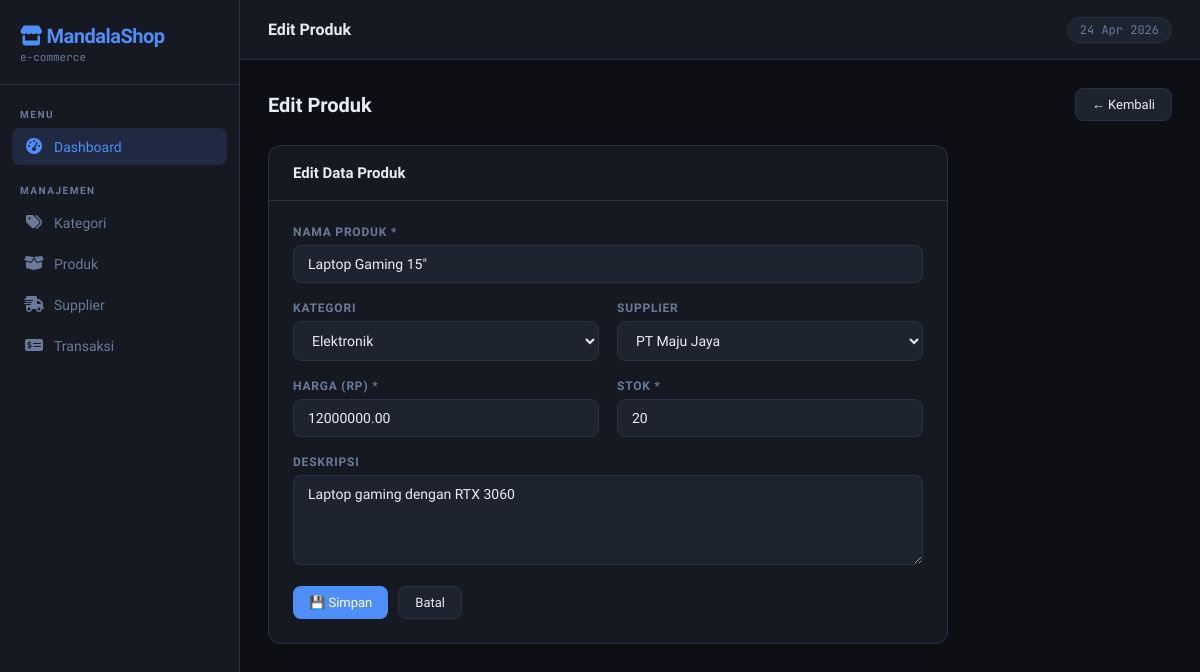
The page /?page=produk&action=edit&id=2 on the database its author committed.
### tables this page shows
CREATE TABLE IF NOT EXISTS produk (
    id INT AUTO_INCREMENT PRIMARY KEY,
    nama VARCHAR(150) NOT NULL,
    kategori_id INT,
    supplier_id INT,
    harga DECIMAL(15,2) NOT NULL DEFAULT 0,
    stok INT NOT NULL DEFAULT 0,
    deskripsi TEXT,
    created_at TIMESTAMP DEFAULT CURRENT_TIMESTAMP,
    FOREIGN KEY (kategori_id) REFERENCES kategori(id) ON DELETE SET NULL,
    FOREIGN KEY (supplier_id) REFERENCES supplier(id) ON DELETE SET NULL
);

CREATE TABLE IF NOT EXISTS kategori (
    id INT AUTO_INCREMENT PRIMARY KEY,
    nama VARCHAR(100) NOT NULL,
    deskripsi TEXT,
    created_at TIMESTAMP DEFAULT CURRENT_TIMESTAMP
);

CREATE TABLE IF NOT EXISTS supplier (
    id INT AUTO_INCREMENT PRIMARY KEY,
    nama VARCHAR(150) NOT NULL,
    email VARCHAR(100),
    telepon VARCHAR(20),
    alamat TEXT,
    created_at TIMESTAMP DEFAULT CURRENT_TIMESTAMP
);

### app/controllers/ProdukController.php (called while the page is built, shortened)
<?php
require_once 'app/models/ProdukModel.php';
class ProdukController extends Controller {
    private $model;
    public function __construct() {
        $this->model = new ProdukModel();
    }
    public function edit($id) {
        $kategoriModel = new KategoriModel();
        $supplierModel = new SupplierModel();
        $this->view('produk/form', [
            'title'     => 'Edit Produk',
            'action'    => "?page=produk&action=update&id={$id}",
            'produk'    => $this->model->getByIdWithRelations($id),
            'kategoris' => $kategoriModel->getAll('nama ASC'),
            'suppliers' => $supplierModel->getAll('nama ASC'),
        ]);
    }
}

### app/models/Model.php (called while the page is built, shortened)
<?php
class Model {
    protected $db;
    protected $table;
    public function __construct() {
        $this->db = new mysqli(DB_HOST, DB_USER, DB_PASS, DB_NAME);
        $this->db->set_charset("utf8");
    }
    public function getAll($orderBy = 'id DESC') {
        $result = $this->db->query("SELECT * FROM {$this->table} ORDER BY {$orderBy}");
        return $result ? $result->fetch_all(MYSQLI_ASSOC) : [];
    }
}

### app/models/ProdukModel.php (called while the page is built, shortened)
<?php
require_once 'Model.php';
class ProdukModel extends Model {
    public function getByIdWithRelations($id) {
        $sql = "SELECT p.*, k.nama AS nama_kategori, s.nama AS nama_supplier
                FROM produk p
                LEFT JOIN kategori k ON p.kategori_id = k.id
                LEFT JOIN supplier s ON p.supplier_id = s.id
                WHERE p.id = {$id}";
        $result = $this->db->query($sql);
        return $result ? $result->fetch_assoc() : null;
    }
}

### app/views/produk/form.php (the view, shortened to what this page needs)
<div class="page-header">
    <h2><?= htmlspecialchars($title) ?></h2>
    <a href="?page=produk" class="btn btn-ghost">← Kembali</a>
</div>
<div class="card" style="max-width:680px">
    <div class="card-header">
        <span class="card-title"><?= $produk ? 'Edit Data Produk' : 'Form Produk Baru' ?></span>
    </div>
    <div class="card-body">
        <form method="POST" action="<?= $action ?>">
            <div class="form-grid">
                <div class="form-group">
                    <label>Nama Produk *</label>
                    <input type="text" name="nama" class="form-control"
                           value="<?= htmlspecialchars($produk['nama'] ?? '') ?>"
                           placeholder="cth: Smartphone Android 128GB" required>
                </div>
                <div class="form-row">
                    <div class="form-group">
                        <label>Kategori</label>
                        <select name="kategori_id" class="form-control">
                            <?php foreach ($kategoris as $k): ?>
                            <option value="<?= $k['id'] ?>"
                                <?= ($produk['kategori_id'] ?? '') == $k['id'] ? 'selected' : '' ?>>
                                <?= htmlspecialchars($k['nama']) ?>
                            </option>
                            <?php endforeach; ?>
                        </select>
                    </div>
                    <div class="form-group">
                        <label>Supplier</label>
                        <select name="supplier_id" class="form-control">
                            <?php foreach ($suppliers as $s): ?>
                            <option value="<?= $s['id'] ?>"
                                <?= ($produk['supplier_id'] ?? '') == $s['id'] ? 'selected' : '' ?>>
                                <?= htmlspecialchars($s['nama']) ?>
                            </option>
                            <?php endforeach; ?>
                        </select>
                    </div>
                </div>
                <div class="form-row">
                    <div class="form-group">
                        <label>Harga (Rp) *</label>
                        <input type="number" name="harga" class="form-control"
                               value="<?= $produk['harga'] ?? '' ?>"
                               placeholder="0" min="0" required>
                    </div>
                    <div class="form-group">
                        <label>Stok *</label>
                        <input type="number" name="stok" class="form-control"
                               value="<?= $produk['stok'] ?? '' ?>"
                               placeholder="0" min="0" required>
                    </div>
                </div>
                <div class="form-group">
                    <label>Deskripsi</label>
                    <textarea name="deskripsi" class="form-control"
                              placeholder="Deskripsi produk..."><?= htmlspecialchars($produk['deskripsi'] ?? '') ?></textarea>
                </div>
                <div style="display:flex;gap:10px">
                    <button type="submit" class="btn btn-primary">💾 Simpan</button>
                    <a href="?page=produk" class="btn btn-ghost">Batal</a>
                </div>
            </div>
        </form>
    </div>
</div>

### app/views/layouts/main.php (style rules this page uses)
*, *::before, *::after { box-sizing: border-box; margin: 0; padding: 0; }
:root { --bg: #0d0f14; --surface: #161922; --surface2: #1e2330; --border: #2a3045; --accent: #4f8ef7; --accent2: #34d399; --warn: #f59e0b; --danger: #ef4444; --text: #e8ecf4; --muted: #6b7a99; --sidebar-w: 240px; }
body { font-family: 'Sora', sans-serif; background: var(--bg); color: var(--text); display: flex; min-height: 100vh; font-size: 14px; }
.card { background: var(--surface); border: 1px solid var(--border); border-radius: 12px; overflow: hidden; }
.card-header { padding: 18px 24px; border-bottom: 1px solid var(--border); display: flex; align-items: center; justify-content: space-between; }
.card-title { font-size: 15px; font-weight: 600; }
.card-body { padding: 24px; }
.btn { display: inline-flex; align-items: center; gap: 6px; padding: 8px 16px; border-radius: 8px; border: none; cursor: pointer; font-family: 'Sora', sans-serif; font-size: 13px; font-weight: 500; text-decoration: none; transition: all .15s; }
.btn-primary { background: var(--accent); color: #fff; }
.btn-ghost { background: var(--surface2); color: var(--text); border: 1px solid var(--border); }
.form-grid { display: grid; gap: 18px; }
.form-row { display: grid; grid-template-columns: 1fr 1fr; gap: 18px; }
.form-group label { display: block; font-size: 12px; font-weight: 600; color: var(--muted); text-transform: uppercase; letter-spacing: .8px; margin-bottom: 6px; }
.form-control { width: 100%; padding: 10px 14px; background: var(--surface2); border: 1px solid var(--border); border-radius: 8px; color: var(--text); font-family: 'Sora', sans-serif; font-size: 14px; transition: border-color .15s; }
textarea.form-control { resize: vertical; min-height: 90px; }
select.form-control { cursor: pointer; }
select.form-control option { background: var(--surface2); }
.page-header { display: flex; align-items: center; justify-content: space-between; margin-bottom: 24px; }
.page-header h2 { font-size: 20px; font-weight: 700; }

### rows shown on the page
produk: nama "Laptop Gaming 15\"", kategori_id "Elektronik", supplier_id "PT Maju Jaya", harga "12000000.00", stok "20", deskripsi "Laptop gaming dengan RTX 3060"

### other values the page prints
$title "Edit Produk"
